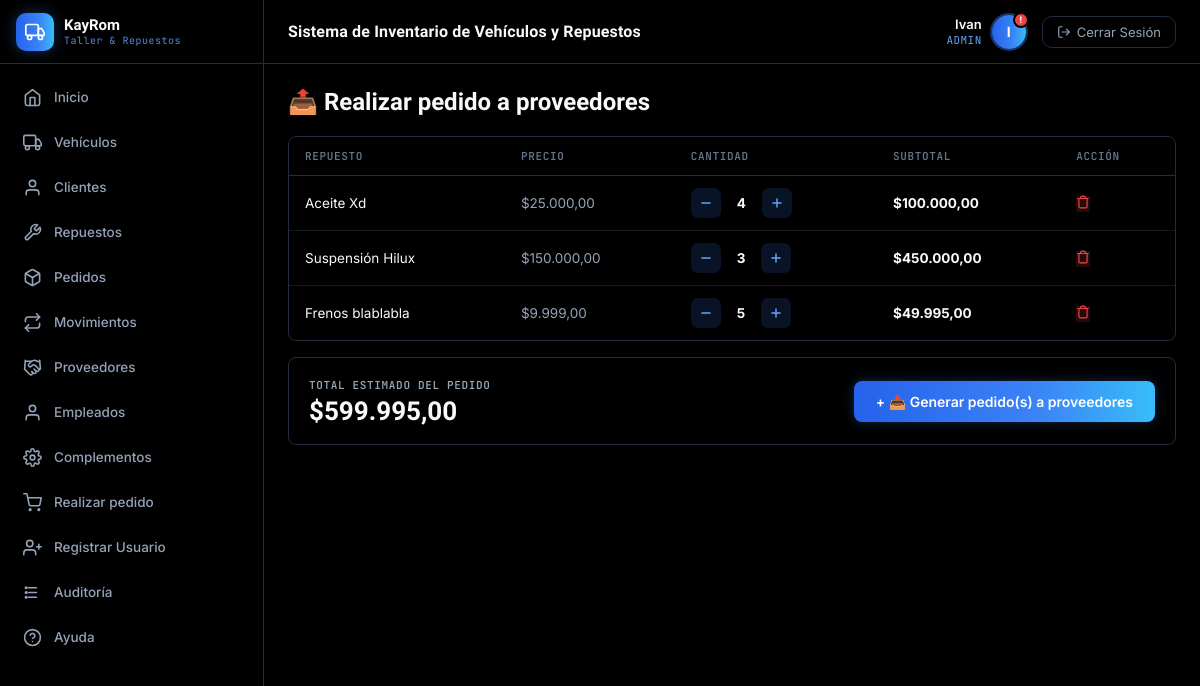
/index.php?page=carrito (signed in), run on an earlier commit of the app's database.
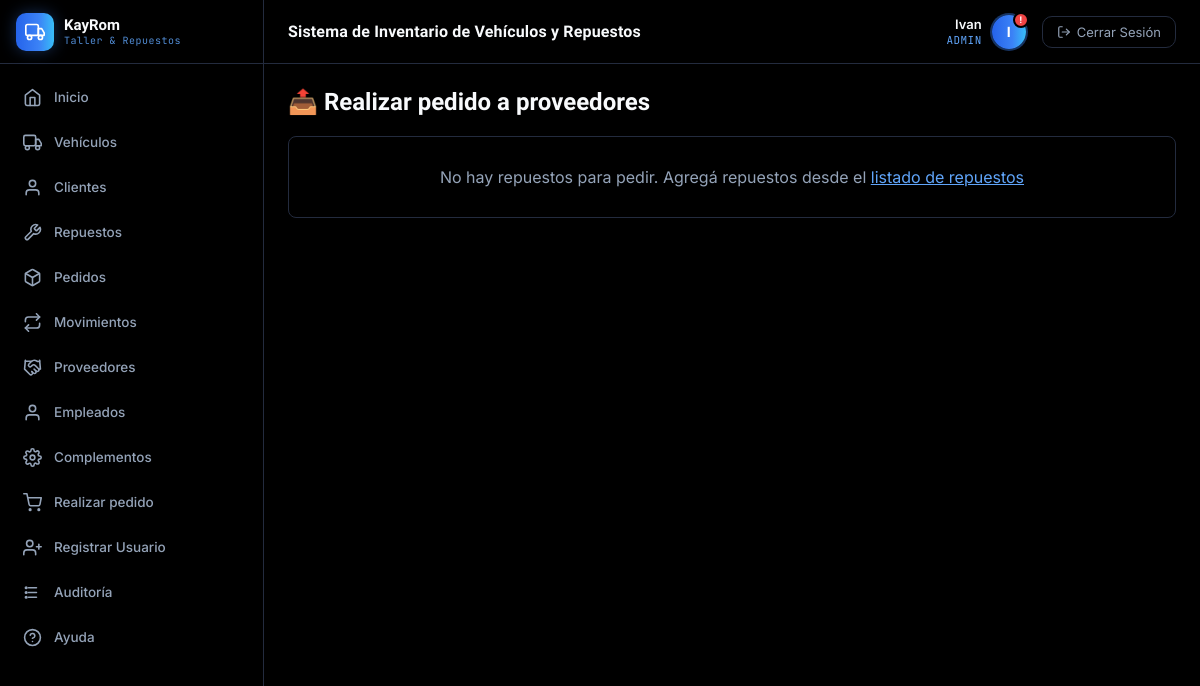
And on a later commit of the database.
### tables this page shows
CREATE TABLE `carrito` (
  `id` int NOT NULL AUTO_INCREMENT,
  `usuario_id` int NOT NULL,
  `repuesto_id` int NOT NULL,
  `cantidad` int NOT NULL DEFAULT '1',
  `fecha_agregado` datetime DEFAULT CURRENT_TIMESTAMP,
  PRIMARY KEY (`id`),
  KEY `usuario_id` (`usuario_id`),
  KEY `repuesto_id` (`repuesto_id`),
  CONSTRAINT `carrito_ibfk_1` FOREIGN KEY (`usuario_id`) REFERENCES `usuario` (`id`),
  CONSTRAINT `carrito_ibfk_2` FOREIGN KEY (`repuesto_id`) REFERENCES `repuestos` (`id`)
);

CREATE TABLE `repuestos` (
  `id` int NOT NULL AUTO_INCREMENT,
  `nombre` varchar(100) NOT NULL,
  `categoria` varchar(45) DEFAULT NULL,
  `stock` int DEFAULT '0',
  `stock_minimo` int DEFAULT '5',
  `precio` decimal(10,2) DEFAULT '0.00',
  `sku` varchar(20) DEFAULT NULL,
  `proveedor_id` int DEFAULT NULL,
  PRIMARY KEY (`id`),
  KEY `fk_repuestos_proveedor` (`proveedor_id`),
  CONSTRAINT `fk_repuestos_proveedor` FOREIGN KEY (`proveedor_id`) REFERENCES `proveedor` (`id`) ON DELETE SET NULL
);

### backend/carrito/controllers/CarritoControllers.php (called while the page is built, shortened)
<?php
class CarritoController {
    private $model;
    public function __construct() {
        $this->model = new CarritoModel();
    }
    public function index() {
        $usuario_id = $_SESSION['usuario_id'] ?? 0;
        $items = $this->model->getByUsuario($usuario_id);
        require_once 'backend/carrito/views/carrito.php';
    }
}

### config/base_datos.php (called while the page is built, shortened)
<?php
class Database {
    private static $instance = null;
    public $conexion;
    private function __construct() {
        $this->conexion = new mysqli(DB_HOST, DB_USER, DB_PASS, DB_NAME);
        $this->conexion->set_charset(DB_CHARSET);
    }
    public static function getInstance() {
        if (self::$instance === null) {
            self::$instance = new Database();
        }
        return self::$instance;
    }
    public function getConexion() {
        return $this->conexion;
    }
}

### backend/carrito/models/CarritoModels.php (called while the page is built, shortened)
<?php
class CarritoModel {
    private $db;
    public function __construct() {
        $this->db = Database::getInstance()->getConexion();
    }
    public function getByUsuario($usuario_id) {
        $usuario_id = (int)$usuario_id;
        $sql = "SELECT c.id, c.cantidad, c.repuesto_id,
                       r.nombre, r.precio, r.stock, r.proveedor_id
                FROM carrito c
                JOIN repuestos r ON r.id = c.repuesto_id
                WHERE c.usuario_id = $usuario_id
                ORDER BY c.fecha_agregado DESC";
        $r = $this->db->query($sql);
        return $r ? $r->fetch_all(MYSQLI_ASSOC) : [];
    }
}

### backend/carrito/views/carrito.php (the view)
<?php require_once 'compartidoCREO/views/encabezado.php'; ?>
<div class="page-header">
    <h1>📤 Realizar pedido a proveedores</h1>
</div>
<?php if (empty($items)): ?>
    <div class="panel"><div class="panel-body" style="padding:30px;text-align:center;color:var(--text-muted);">
         No hay repuestos para pedir. Agregá repuestos desde el <a href="index.php?page=repuestos" style="color:var(--accent-blue-bright);">listado de repuestos</a>
    </div></div>
<?php else: ?>
    <div class="panel">
        <div class="panel-body">
            <table>
                <thead>
                    <tr>
                        <th>Repuesto</th>
                        <th>Precio</th>
                        <th>Cantidad</th>
                        <th>Subtotal</th>
                        <th>Acción</th>
                    </tr>
                </thead>
                <tbody>
                    <?php
                    $total = 0;
                    foreach ($items as $item):
                        $subtotal = $item['precio'] * $item['cantidad'];
                        $total += $subtotal;
                    ?>
                    <tr>
                        <td><?= htmlspecialchars($item['nombre']) ?></td>
                        <td style="color:var(--text-muted);">$<?= number_format($item['precio'], 2, ',', '.') ?></td>
                        <td>
                            <div class="action-icons">
                                <a href="index.php?page=carrito&action=cambiar&id=<?= $item['id'] ?>&delta=-1" class="action-edit" title="Quitar uno"><svg width="14" height="14" viewBox="0 0 24 24" fill="none" stroke="currentColor" stroke-width="2.5" stroke-linecap="round"><line x1="5" y1="12" x2="19" y2="12"/></svg></a>
                                <strong style="margin: 0 8px;"><?= $item['cantidad'] ?></strong>
                                <a href="index.php?page=carrito&action=cambiar&id=<?= $item['id'] ?>&delta=1" class="action-edit" title="Agregar uno"><svg width="14" height="14" viewBox="0 0 24 24" fill="none" stroke="currentColor" stroke-width="2.5" stroke-linecap="round"><line x1="12" y1="5" x2="12" y2="19"/><line x1="5" y1="12" x2="19" y2="12"/></svg></a>
                            </div>
                        </td>
                        <td><strong>$<?= number_format($subtotal, 2, ',', '.') ?></strong></td>
                        <td>
                            <a href="index.php?page=carrito&action=quitar&id=<?= $item['id'] ?>" class="action-delete"
                               onclick="return confirmarAccion(this.href, '¿Quitar este repuesto del pedido?')"><svg width="14" height="14" viewBox="0 0 24 24" fill="none" stroke="currentColor" stroke-width="2" stroke-linecap="round" stroke-linejoin="round"><polyline points="3 6 5 6 21 6"/><path d="M19 6v14a2 2 0 0 1-2 2H7a2 2 0 0 1-2-2V6m3 0V4a2 2 0 0 1 2-2h4a2 2 0 0 1 2 2v2"/></svg></a>
                    </tr>
                    <?php endforeach; ?>
                </tbody>
            </table>
        </div>
    </div>
    <div class="panel" style="margin-top:16px;">
        <div class="panel-body" style="padding:20px; display:flex; align-items:center; justify-content:space-between; flex-wrap:wrap; gap:14px;">
            <div>
                <div class="stat-label">Total estimado del pedido</div>
                <div class="stat-value" style="font-size:26px;">$<?= number_format($total, 2, ',', '.') ?></div>
            </div>
            <a href="index.php?page=carrito&action=solicitar" class="btn btn-primary" style="padding:12px 22px;font-size:14px;"
               onclick="return confirmarAccion(this.href, 'Se va a generar un pedido por cada proveedor con estos repuestos y esta lista se va a vaciar. ¿Confirmás?')">
+                📤 Generar pedido(s) a proveedores
            </a>
        </div>
    </div>
<?php endif; ?>
<?php require_once 'compartidoCREO/views/pie_pagina.php'; ?>

What changed in the data, as far as the page shows it:
removed carrito: repuesto.nombre "Aceite Xd", repuesto.precio "25.000,00", cantidad "4", subtotal "100.000,00"
removed carrito: repuesto.nombre "Suspensión Hilux", repuesto.precio "150.000,00", cantidad "3", subtotal "450.000,00"
removed carrito: repuesto.nombre "Frenos blablabla", repuesto.precio "9.999,00", cantidad "5", subtotal "49.995,00"
Also different on the page:
$total: "599.995,00" → (not shown)
text no longer shown: "REPUESTO PRECIO CANTIDAD SUBTOTAL ACCIÓN TOTAL ESTIMADO DEL PEDIDO $ + 📤 Generar pedido(s) a proveedores"
text now shown: "No hay repuestos para pedir. Agregá repuestos desde el listado de repuestos"
